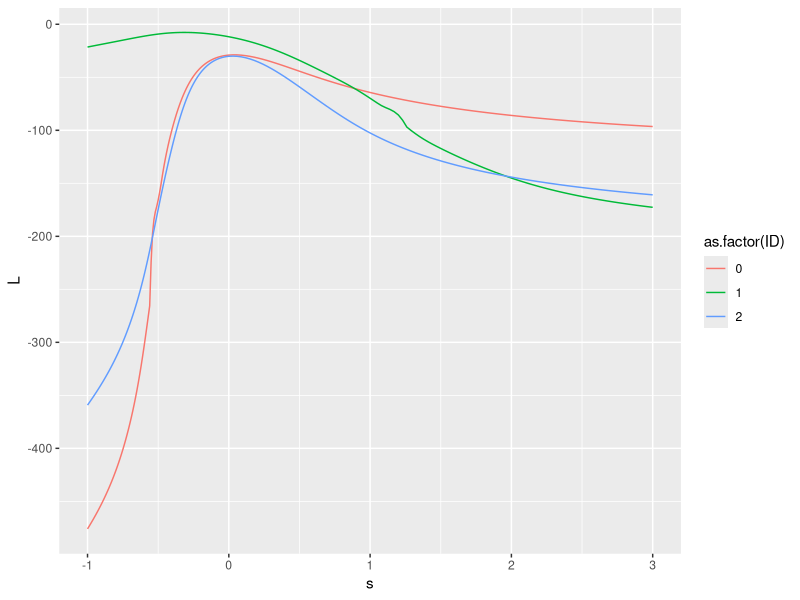
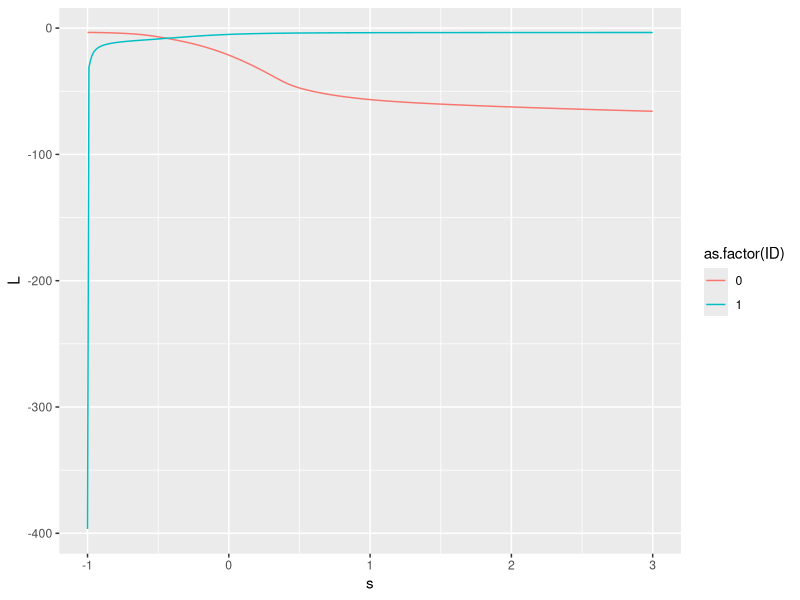
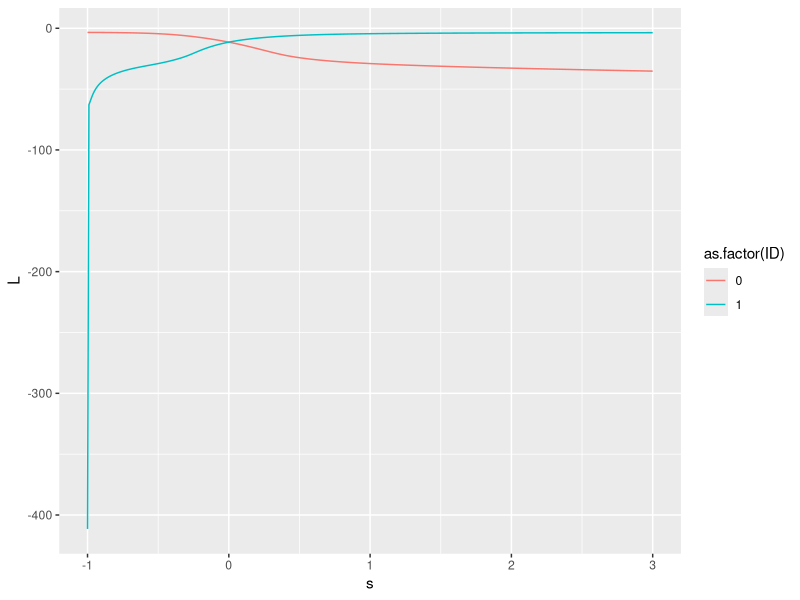
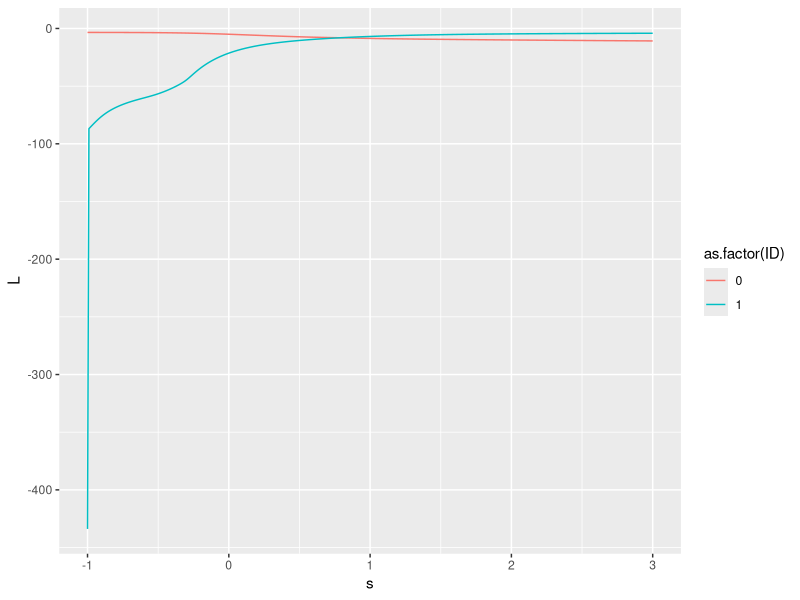

These charts were generated, in order, by the following R code:
library(tidyverse)
library(data.table)








df <- (fread('analyzed/example_one_ana.csv', sep = ',', header = TRUE))

ggplot(df) + geom_line(aes(x = s, y = L, group = ID, color = as.factor(ID)))

df <- (fread('analyzed/fixing_from_high_ana.csv', sep = ',', header = TRUE))
ggplot(df) + geom_line(aes(x = s, y = L, group = ID, color = as.factor(ID)))

df <- (fread('analyzed/fixing_from_middle_ana.csv', sep = ',', header = TRUE))
ggplot(df) + geom_line(aes(x = s, y = L, group = ID, color = as.factor(ID)))

df <- (fread('analyzed/fixing_from_low_ana.csv', sep = ',', header = TRUE))
ggplot(df) + geom_line(aes(x = s, y = L, group = ID, color = as.factor(ID)))

